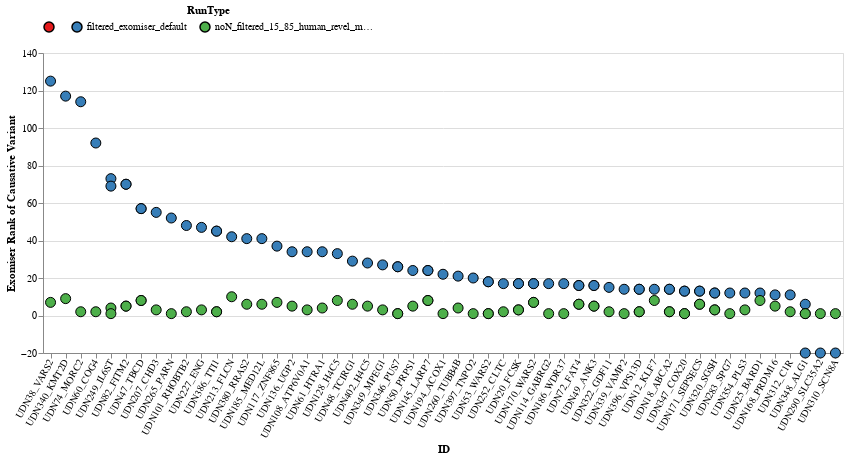

Notebook source saved alongside this figure:
### Code cell
rank_changes_gs_exomiser.properties(height=300,width=800)

### Figure 1 — Vega-Lite specification as saved in the notebook (floating-point values rounded to 4 significant figures; data arrays with more than 128 entries replaced by an {"elided": "..."} marker saying what was removed)
{"config": {"view": {"continuousWidth": 300, "continuousHeight": 300}}, "data": {"name": "data-b38377cc04c0e6c998df869bb2bc89b7"}, "mark": {"type": "circle", "filled": true, "opacity": 1, "size": 100, "stroke": "black", "strokeWidth": 1}, "encoding": {"color": {"field": "RunType", "legend": {"direction": "horizontal", "orient": "top", "titleAnchor": "middle"}, "scale": {"domain": ["", "filtered_exomiser_default", "noN_filtered_15_85_human_revel_mvp_alphaM_spliceAI_noWL"], "scheme": "set1"}, "type": "nominal"}, "tooltip": [{"field": "RunType", "type": "nominal"}, {"field": "ID", "type": "nominal"}, {"field": "Rank", "type": "quantitative"}, {"field": "Diff", "type": "quantitative"}], "x": {"axis": {"labelAngle": -60}, "field": "ID", "sort": {"elided": "140 str values"}, "type": "nominal"}, "y": {"field": "Rank", "title": "Exomiser Rank of Causative Variant", "type": "quantitative"}}, "height": 300, "width": 800, "$schema": "https://vega.github.io/schema/vega-lite/v5.17.0.json", "datasets": {"data-b38377cc04c0e6c998df869bb2bc89b7": {"elided": "140 records"}}}
